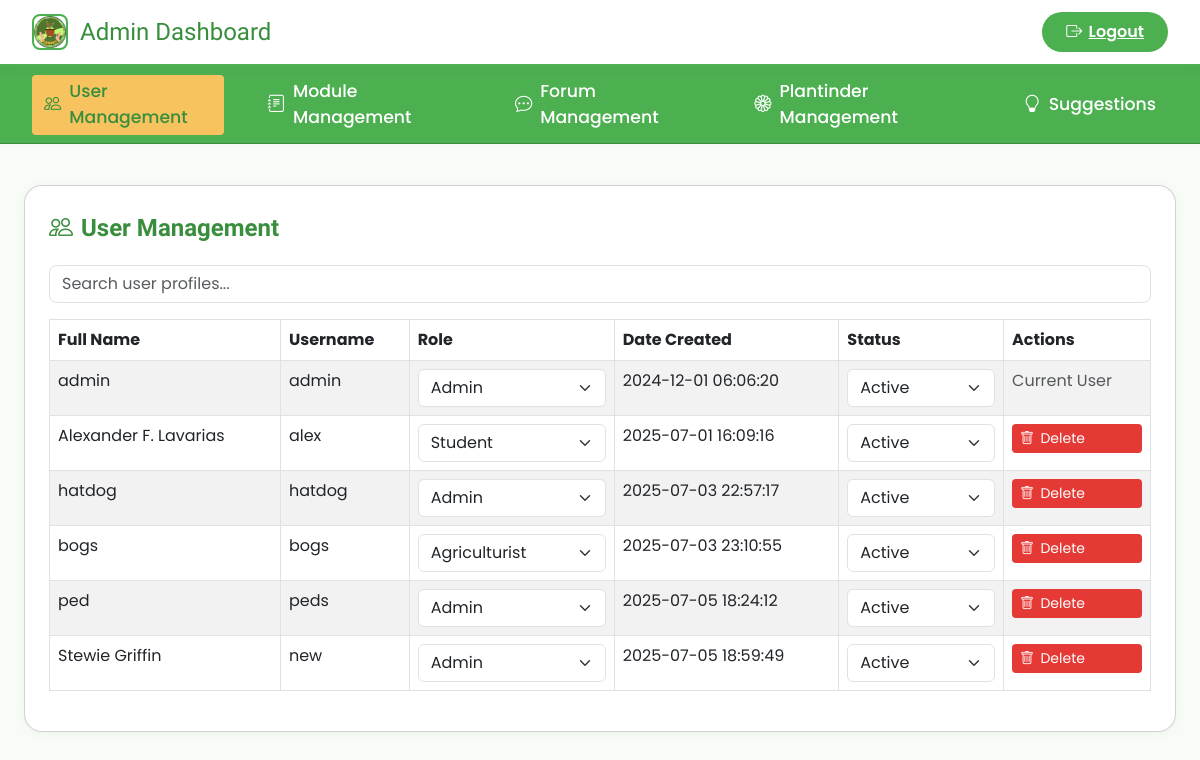
Page /php/Admin/adminpage.php (signed in) on the committed database.
### tables this page shows
CREATE TABLE `users` (
  `user_id` int(11) NOT NULL,
  `name` varchar(100) NOT NULL,
  `username` varchar(100) NOT NULL,
  `password` varchar(255) NOT NULL,
  `role` enum('student','admin','agriculturist') NOT NULL,
  `date_created` timestamp NOT NULL DEFAULT current_timestamp(),
  `status` varchar(10) DEFAULT 'active',
  `profile_picture` varchar(255) DEFAULT NULL
);

### php/Admin/adminpage.php (the view, shortened to what this page needs)
<?php
include('../connection.php');
?>
<!DOCTYPE html>
<html lang="en">
<head>
    <link rel="stylesheet" href="https://cdn.jsdelivr.net/npm/bootstrap@5.3.0/dist/css/bootstrap.min.css">
    <link rel="stylesheet" href="https://cdn.jsdelivr.net/npm/bootstrap-icons@1.10.5/font/bootstrap-icons.css">
    <link rel="stylesheet" href="../../css/homepage.css">
</head>
<body>
    <div class="admin-header">
        <div class="header-left">
            <span class="logo">
                <img src="../../images/clearteenalogo.png" alt="Logo" class="img-fluid">
                Admin Dashboard
            </span>
        </div>
        <div class="header-right">
            <a href="../logout.php" class="logout-link"><i class="bi bi-box-arrow-right"></i>Logout</a>
        </div>
    </div>
    <nav class="admin-nav" id="adminNav">
        <a class="nav-link" href="#" onclick="showSection('user-management'); setActiveNav(this); return false;" id="nav-user"><i class="bi bi-people"></i>User Management</a>
        <a class="nav-link" href="#" onclick="showSection('module-management'); setActiveNav(this); return false;" id="nav-module"><i class="bi bi-journal-text"></i>Module Management</a>
        <a class="nav-link" href="#" onclick="showSection('forum-management'); setActiveNav(this); return false;" id="nav-forum"><i class="bi bi-chat-dots"></i>Forum Management</a>
        <a class="nav-link" href="#" onclick="showSection('plantinder-management'); setActiveNav(this); return false;" id="nav-plantinder"><i class="bi bi-flower1"></i>Plantinder Management</a>
        <a class="nav-link" href="#" onclick="showSection('suggestions'); setActiveNav(this); return false;" id="nav-suggestions"><i class="bi bi-lightbulb"></i>Suggestions</a>
    </nav>
    <div class="content">
        <section id="user-management" class="content-section card p-4">
            <div class="section-title"><i class="bi bi-people"></i>User Management</div>
            <div class="mb-3">
                <input type="text" id="search" class="form-control" placeholder="Search user profiles...">
            </div>
            <div class="table-responsive">
            <table class="table table-bordered table-striped">
                <thead>
                    <tr>
                        <th>Full Name</th>
                        <th>Username</th>
                        <th>Role</th>
                        <th>Date Created</th>
                        <th>Status</th>
                        <th>Actions</th>
                    </tr>
                </thead>
                <tbody id="userTable">
                    <?php
                    $result = $conn->query("SELECT * FROM users");
                    while ($row = $result->fetch_assoc()) {
                        echo "<tr>";
                        echo "<td>" . htmlspecialchars($row['name']) . "</td>";
                        echo "<td>" . htmlspecialchars($row['username']) . "</td>";
                        echo "<td>
                                    <select class='form-select' onchange='updateUser(this, " . $row['user_id'] . ", \"role\")'>
                                        <option value='admin'" . ($row['role'] == 'admin' ? ' selected' : '') . ">Admin</option>
                                        <option value='student'" . ($row['role'] == 'student' ? ' selected' : '') . ">Student</option>
                                        <option value='agriculturist'" . ($row['role'] == 'agriculturist' ? ' selected' : '') . ">Agriculturist</option>
                                    </select>
                                </td>";
                        echo "<td>" . htmlspecialchars($row['date_created']) . "</td>";
                        echo "<td>
                            <select class='form-select' onchange='updateUser(this, " . $row['user_id'] . ", \"status\")'>
                                <option value='active'" . ($row['status'] == 'active' ? ' selected' : '') . ">Active</option>
                                <option value='inactive'" . ($row['status'] == 'inactive' ? ' selected' : '') . ">Inactive</option>
                            </select>
                        </td>";
                        echo "<td>";
                        if ($row['user_id'] != $_SESSION['user_id']) {
                            echo "<a href='deleteuser.php?id=" . $row['user_id'] . "' class='btn btn-sm btn-danger' onclick='return confirmDelete(\"" . htmlspecialchars($row['username']) . "\", " . $row['user_id'] . ")'><i class='bi bi-trash'></i>Delete</a>";
                        } else {
                            echo "<span class='text-muted'>Current User</span>";
                        }
                        echo "</td>";
                    }
                    ?>
                </tbody>
            </table>
            </div>
        </section>
    </div>
</body>
</html>

### css/homepage.css (style rules this page uses)
body, .container-fluid { margin: 0; padding: 0; overflow-x: hidden; font-family: 'Poppins', sans-serif; }

### php/Admin/adminpage.php (style rules this page uses)
body { background: #f8fcf7; font-family: 'Poppins', Arial, sans-serif; }
.admin-header { width: 100%; background: #fff; color: #388e3c; display: flex; align-items: center; justify-content: space-between; padding: 0.75rem 2rem; font-size: 1.2rem; box-shadow: 0 2px 8px rgba(60,120,60,0.08); position: sticky; top: 0; z-index: 100; border-bottom: 3px solid #4caf50; }
.admin-header .logo { display: flex; align-items: center; gap: 0.75rem; font-family: 'Irish Grover', cursive; font-size: 1.5rem; color: #388e3c; }
.admin-header .logo img { height: 36px; width: 36px; border-radius: 8px; border: 2px solid #4caf50; background: #fff; }
.admin-header .logout-link { color: #fff; background: #4caf50; border-radius: 50px; padding: 0.5rem 1.5rem; font-size: 1rem; display: flex; align-items: center; gap: 0.4rem; transition: background 0.2s, color 0.2s; font-weight: 600; border: none; }
.admin-nav { background: #4caf50; display: flex; gap: 2rem; padding: 0.5rem 2rem 0.5rem 2rem; border-bottom: 1px solid #388e3c; box-shadow: 0 1px 4px rgba(60,120,60,0.03); position: sticky; top: 56px; z-index: 99; }
.admin-nav .nav-link { color: #fff; text-decoration: none; font-weight: 500; padding: 0.25rem 0.75rem; border-radius: 4px; display: flex; align-items: center; gap: 0.5rem; transition: background 0.2s, color 0.2s; font-size: 1.08rem; }
.admin-nav .nav-link.active, .admin-nav .nav-link:hover { background: #f7c35f; color: #388e3c; }
.content { padding: 2.5rem 1vw 2rem 1vw; max-width: 98vw; margin: 0 auto; margin-top: 1px; }
.card { margin-bottom: 2rem; box-shadow: 0 2px 12px rgba(60,120,60,0.06); border-radius: 18px; width: 100%; background: #fff; }
.content-section { display: none; opacity: 0; transition: opacity 0.4s; }
.content-section.active { display: block; opacity: 1; animation: fadeIn 0.5s; }
.table thead { background: #4caf50; color: #fff; }
.btn-dark, .btn-warning, .btn-danger { display: flex; align-items: center; gap: 0.4rem; font-family: 'Poppins', Arial, sans-serif; }
.btn-danger { background: #e53935; color: #fff; border: none; }
.btn-sm { font-size: 0.875rem; padding: 0.25rem 0.5rem; }
.form-control { border-radius: 8px; font-family: 'Poppins', Arial, sans-serif; }
.section-title { display: flex; align-items: center; gap: 0.5rem; font-weight: 600; font-size: 1.5rem; margin-bottom: 1.2rem; color: #388e3c; font-family: 'Irish Grover', cursive; }
@media (min-width: 769px) { .admin-nav { display: flex !important; position: sticky; margin-top: 0; } }

### rows in the picture
users: name "admin", username "admin", role+user_id "Admin", date_created "2024-12-01 06:06:20", user_id "Active", shows "Current User"
users: name "Alexander F. Lavarias", username "alex", role+user_id "Student", date_created "2025-07-01 16:09:16", status+user_id "Active"
users: name "hatdog", username "hatdog", user_id "Admin", date_created "2025-07-03 22:57:17", status+user_id "Active"
users: name "bogs", username "bogs", role+user_id "Agriculturist", date_created "2025-07-03 23:10:55", status+user_id "Active"
users: name "ped", username "peds", user_id "Admin", date_created "2025-07-05 18:24:12", status+user_id "Active"
users: name "Stewie Griffin", username "new", user_id "Admin", date_created "2025-07-05 18:59:49", status+user_id "Active"
